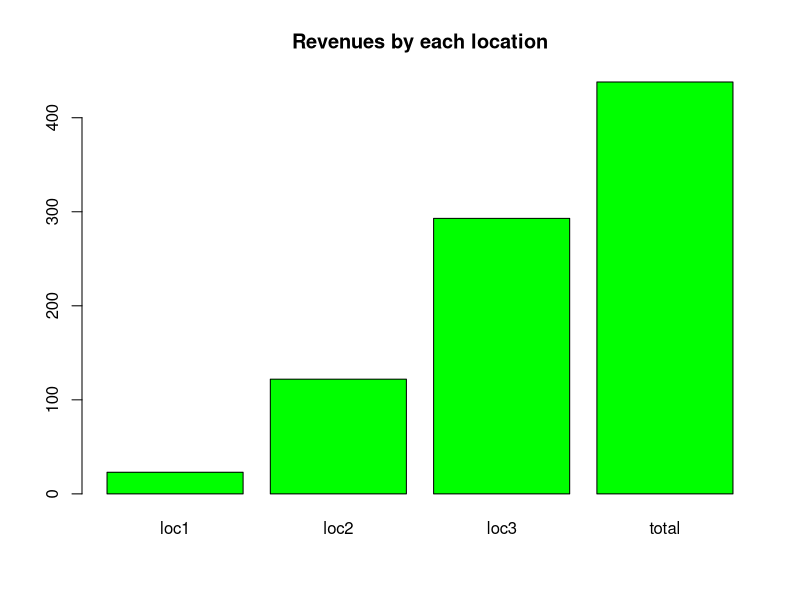

R code for this plot:
## ---- chunk 1
fishfunction = function(price.table, number.fish.location, plotYN="no") {
  maxcount = apply(number.fish.location,2,max,na.rm = TRUE)
  maxfishtable = matrix(ncol=ncol(number.fish.location))
for (k in 1:ncol(number.fish.location)){
   rownum = as.numeric(which.max(number.fish.location[,k]))
   maxfishtable[,k]=rownames(number.fish.location)[rownum]
   colnames(maxfishtable)=colnames(number.fish.location)
}
  fishrevtable = matrix(nrow=nrow(number.fish.location), ncol=ncol(number.fish.location))
  for (i in 1:nrow(number.fish.location)){
    for (j in 1:ncol(number.fish.location)){
      rownumber <- as.numeric(match(rownames(number.fish.location)[i],price.table[,1]))
      fishrevtable[i,j] = as.numeric(price.table[rownumber,2])*number.fish.location[i,j]}
  }
  colnames(fishrevtable)=colnames(number.fish.location)
  fishrev=apply(fishrevtable,2,FUN="sum")
  totalrev = sum(fishrev)
  fishrevtotal = fishrev 
  fishrevtotal$total = totalrev
  fishrevtotal = as.matrix(t(fishrevtotal))
  if(plotYN=="yes") {fishplot = barplot(fishrevtotal, main="Revenues by each location", col=c("green"))}
  return(list(Maxcount = maxcount, Maxfish = maxfishtable, Revenues = fishrev, Totalrevenue=totalrev))
}

## ---- chunk 2
fish.price.table = matrix(c("fish1","fish2","fish3",1,2,3),nrow=3,ncol=2)
colnames(fish.price.table)=c("type","price")
## ---- chunk 3
fish.location = matrix(c(10,2,3,4,50,6,7,8,90),nrow=3,ncol=3)
colnames(fish.location)=c("loc1","loc2","loc3")
rownames(fish.location)=c("fish1","fish2","fish3")
## ---- chunk 4
fishfunction(fish.price.table, fish.location)
## ---- chunk 5
fishfunction(fish.price.table, fish.location, plotYN = "yes")
